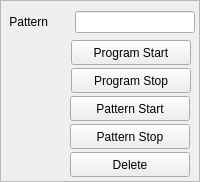
  <widget class="QFrame" name="frame10">
   <property name="geometry">
    <rect>
     <x>498</x>
     <y>124</y>
     <width>200</width>
     <height>182</height>
    </rect>
   </property>
   <property name="frameShape">
    <enum>QFrame::StyledPanel</enum>
   </property>
   <property name="frameShadow">
    <enum>QFrame::Plain</enum>
   </property>
   <widget class="QLabel" name="textLabel4">
    <property name="geometry">
     <rect>
      <x>6</x>
      <y>6</y>
      <width>71</width>
      <height>31</height>
     </rect>
    </property>
    <property name="text">
     <string> Pattern</string>
    </property>
    <property name="wordWrap">
     <bool>false</bool>
    </property>
   </widget>
   <widget class="QLineEdit" name="PattermNo">
    <property name="geometry">
     <rect>
      <x>75</x>
      <y>11</y>
      <width>120</width>
      <height>22</height>
     </rect>
    </property>
   </widget>
   <widget class="QPushButton" name="ButStartProgram">
    <property name="geometry">
     <rect>
      <x>71</x>
      <y>40</y>
      <width>120</width>
      <height>25</height>
     </rect>
    </property>
    <property name="text">
     <string>Program Start</string>
    </property>
   </widget>
   <widget class="QPushButton" name="ButStopProgram">
    <property name="geometry">
     <rect>
      <x>71</x>
      <y>68</y>
      <width>120</width>
      <height>25</height>
     </rect>
    </property>
    <property name="text">
     <string>Program Stop</string>
    </property>
   </widget>
   <widget class="QPushButton" name="ButStartPatterm">
    <property name="geometry">
     <rect>
      <x>70</x>
      <y>96</y>
      <width>120</width>
      <height>25</height>
     </rect>
    </property>
    <property name="text">
     <string>Pattern Start</string>
    </property>
   </widget>
   <widget class="QPushButton" name="ButStopPatterm">
    <property name="geometry">
     <rect>
      <x>70</x>
      <y>124</y>
      <width>120</width>
      <height>25</height>
     </rect>
    </property>
    <property name="text">
     <string>Pattern Stop</string>
    </property>
   </widget>
   <widget class="QPushButton" name="ButDelPatterm">
    <property name="geometry">
     <rect>
      <x>70</x>
      <y>152</y>
      <width>120</width>
      <height>25</height>
     </rect>
    </property>
    <property name="text">
     <string>Delete</string>
    </property>
   </widget>
  </widget>
